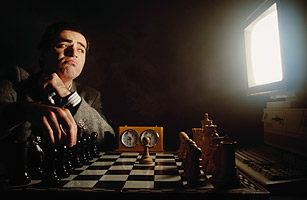
#> input picture linear_algebra/images/kasparov.jpg, 307 x 200 px
$ jupyter execute linalg_picSVD.ipynb
#> lines starting #> are read from the running program, lines starting #| are printed output that depends on the picture
[cell 1]
import numpy as np
import matplotlib.pyplot as plt
from PIL import Image

[cell 2]
pic = Image.open('images/kasparov.jpg')
#> pic is the input picture: PIL image 307x200 RGB; mean R, G, B 53.5, 46.4, 40.7

plt.imshow(pic)
plt.show()

pic = pic.convert('L')
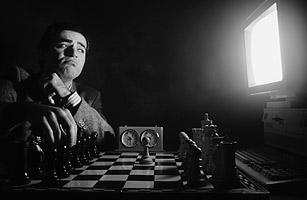
#> pic: PIL image 307x200 L; min 0, max 254, mean 47.9

pic = np.array(pic)
plt.imshow(pic,cmap='gray')
plt.show()

[cell 3]
# SVD (singular value decomposition)
U,S,V = np.linalg.svd(pic)
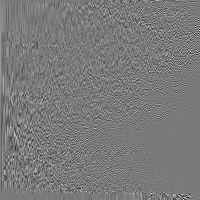
#> U: shape (200, 200) float64; min -0.487, max 0.526, mean 0.000254; drawn with min black and max white
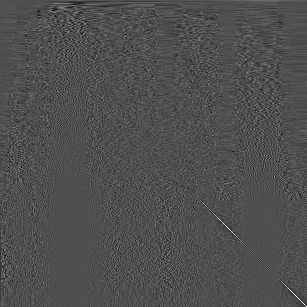
#> V: shape (307, 307) float64; min -0.364, max 0.807, mean 6.2e-05; drawn with min black and max white
#> S = 200 values, max 16951.6 at index 0, min 2.15 at index 199, mean 356.9

# plot the spectrum
plt.plot(S, 's-')
plt.xlim([0,100])
plt.xlabel('Component number')
plt.ylabel('Singular value (\sigma)')
plt.show()
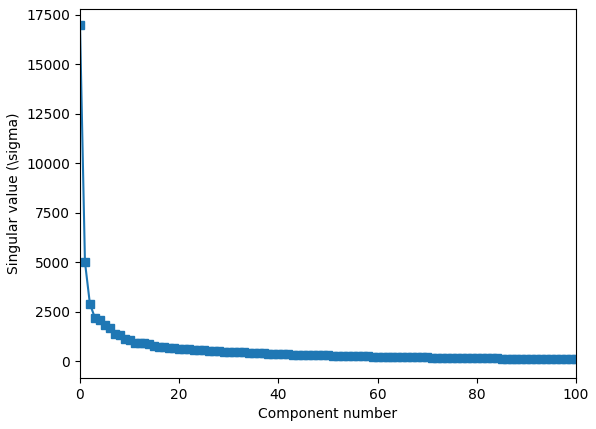
#> figure drawn by matplotlib, 1 panel; curve peaks at x = 0, y = 16951.6

[cell 4]
# reconstruct the image based on some components

# list the components to use for the reconstruction
comps = np.arange(10,60)

#reconstruct the low-rank version of the picture
reconPic = U[:,comps]@np.diag(S[comps])@V[comps,:]
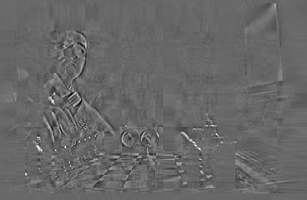
#> reconPic: shape (200, 307) float64; min -138.7, max 202.5, mean 0.1; drawn with min black and max white

#show the original and reconstructed pictures for comparison
plt.figure(figsize=(5,10))
plt.subplot(1,2,1)
plt.imshow(pic,cmap='gray')
plt.title('Original')
plt.axis('off')

plt.subplot(1,2,2)
plt.imshow(reconPic,cmap='gray')
plt.title('Components %s-%s' %(comps[0],comps[-1]))
plt.axis('off')
plt.show()
